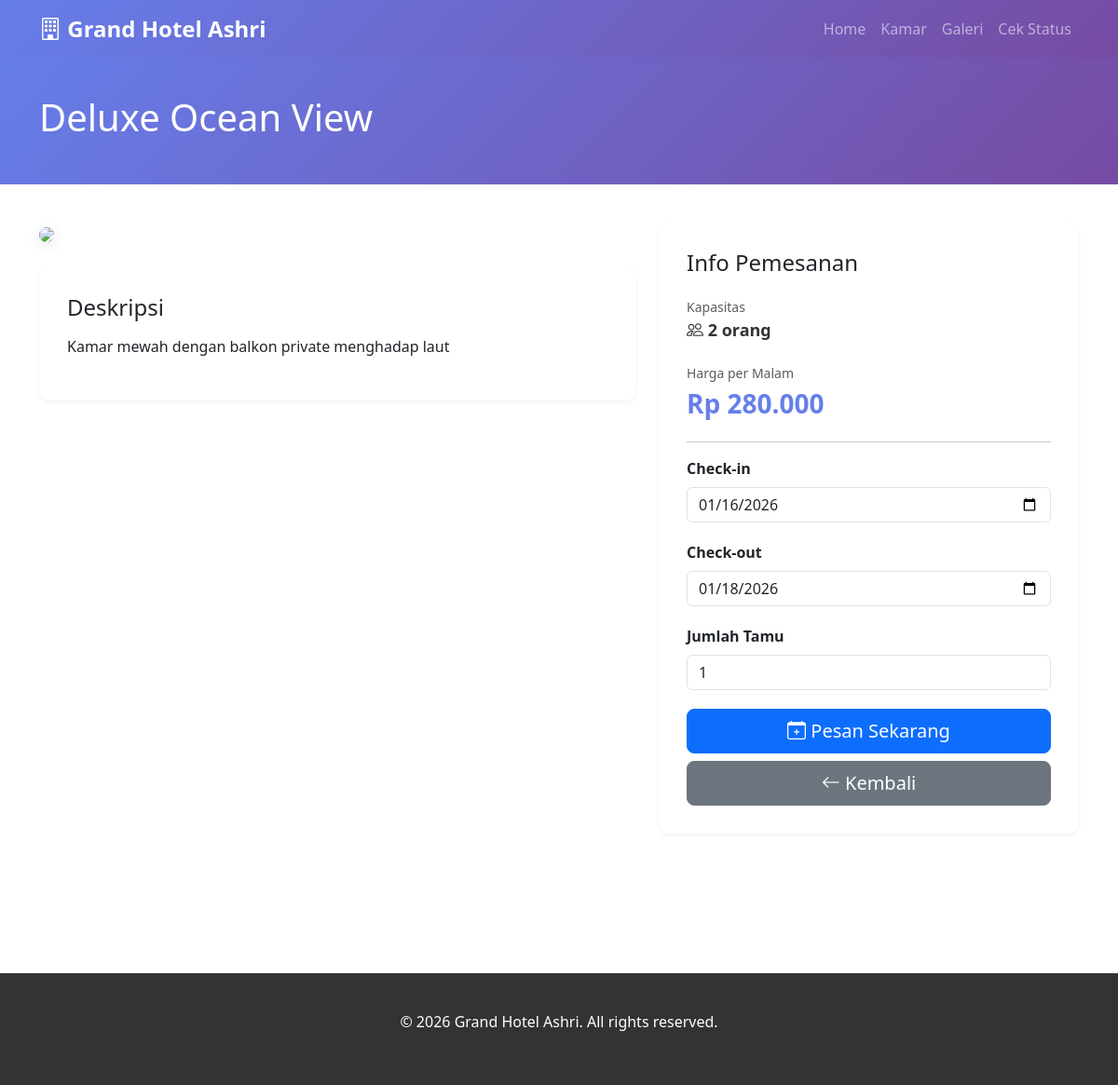
The app's page /detail_kamar.php?id=2 with its own data.
### tables this page shows
CREATE TABLE `tipe_kamar` (
  `id_tipe` INT PRIMARY KEY AUTO_INCREMENT,
  `nama_tipe` VARCHAR(50) NOT NULL,
  `kapasitas` INT NOT NULL,
  `harga_malam` DECIMAL(10,2) NOT NULL,
  `deskripsi` TEXT,
  `foto_cover` VARCHAR(255),
  `created_at` TIMESTAMP DEFAULT CURRENT_TIMESTAMP
);

### includes/functions.php (called while the page is built, shortened)
<?php
function formatCurrency($amount) {
    return 'Rp ' . number_format($amount, 0, ',', '.');
}

### detail_kamar.php (the view, shortened to what this page needs)
<?php
require_once 'includes/config.php';
require_once 'includes/functions.php';
$roomTypeId = isset($_GET['id']) ? (int)$_GET['id'] : 0;
$stmt = $pdo->prepare("SELECT * FROM tipe_kamar WHERE id_tipe = ?");
$stmt->execute([$roomTypeId]);
$roomType = $stmt->fetch();
$stmt = $pdo->prepare("SELECT * FROM kamar_foto WHERE id_kamar IN (SELECT id_kamar FROM kamar WHERE id_tipe = ?) ORDER BY urutan ASC");
$stmt->execute([$roomTypeId]);
$photos = $stmt->fetchAll();
?>
<!DOCTYPE html>
<html lang="en">
<head>
    <link href="https://cdn.jsdelivr.net/npm/bootstrap@5.3.0/dist/css/bootstrap.min.css" rel="stylesheet">
    <link href="https://cdn.jsdelivr.net/npm/bootstrap-icons@1.11.0/font/bootstrap-icons.css" rel="stylesheet">
</head>
<body>
    <nav class="navbar navbar-expand-lg navbar-dark">
        <div class="container">
            <a class="navbar-brand" href="/tubes_basdat/"><i class="bi bi-building"></i> <?php echo HOTEL_NAME; ?></a>
            <div class="collapse navbar-collapse" id="navbarNav">
                <ul class="navbar-nav ms-auto">
                    <li class="nav-item"><a class="nav-link" href="/tubes_basdat/">Home</a></li>
                    <li class="nav-item"><a class="nav-link" href="/tubes_basdat/rooms.php">Kamar</a></li>
                    <li class="nav-item"><a class="nav-link" href="/tubes_basdat/gallery.php">Galeri</a></li>
                    <li class="nav-item"><a class="nav-link" href="/tubes_basdat/guest/check_status.php">Cek Status</a></li>
                </ul>
            </div>
        </div>
    </nav>
    <section class="page-header">
        <div class="container">
            <h1><?php echo htmlspecialchars($roomType['nama_tipe']); ?></h1>
        </div>
    </section>
    <section class="section">
        <div class="container">
            <div class="row">
                <div class="col-lg-7">
                    <?php if (count($photos) > 0): ?>
                        <div id="photoCarousel" class="carousel slide" data-bs-ride="carousel">
                            <div class="carousel-inner">
                                <?php foreach ($photos as $index => $photo): ?>
                                    <div class="carousel-item<?php echo $index === 0 ? ' active' : ''; ?>">
                                        <img src="<?php echo UPLOAD_URL; ?>kamar/<?php echo htmlspecialchars($photo['foto_path']); ?>" class="d-block w-100" alt="Room Photo">
                                    </div>
                                <?php endforeach; ?>
                            </div>
                            <?php if (count($photos) > 1): ?>
                                <button class="carousel-control-prev" type="button" data-bs-target="#photoCarousel" data-bs-slide="prev">
                                    <span class="carousel-control-prev-icon"></span>
                                </button>
                                <button class="carousel-control-next" type="button" data-bs-target="#photoCarousel" data-bs-slide="next">
                                    <span class="carousel-control-next-icon"></span>
                                </button>
                            <?php endif; ?>
                        </div>
                    <?php else: ?>
                        <img src="<?php echo UPLOAD_URL; ?>tipe_kamar/<?php echo htmlspecialchars($roomType['foto_cover']); ?>" class="img-fluid" style="border-radius: 12px; box-shadow: 0 4px 15px rgba(0,0,0,0.1);">
                    <?php endif; ?>
                    <div class="detail-section mt-4">
                        <h4 style="margin-bottom: 15px;">Deskripsi</h4>
                        <p><?php echo htmlspecialchars($roomType['deskripsi']); ?></p>
                    </div>
                </div>
                <div class="col-lg-5">
                    <div class="detail-section" style="position: sticky; top: 20px;">
                        <h4 style="margin-bottom: 20px;">Info Pemesanan</h4>
                        <div style="margin-bottom: 20px;">
                            <small class="text-muted">Kapasitas</small>
                            <div style="font-size: 18px; font-weight: 700; color: #333;">
                                <i class="bi bi-people"></i> <?php echo $roomType['kapasitas']; ?> orang
                            </div>
                        </div>
                        <div style="margin-bottom: 20px;">
                            <small class="text-muted">Harga per Malam</small>
                            <div style="font-size: 28px; font-weight: 700; color: #667eea;">
                                <?php echo formatCurrency($roomType['harga_malam']); ?>
                            </div>
                        </div>
                        <hr>
                        <div style="margin-bottom: 20px;">
                            <label class="form-label"><strong>Check-in</strong></label>
                            <input type="date" id="checkIn" class="form-control" value="<?php echo date('Y-m-d', strtotime('+1 day')); ?>">
                        </div>
                        <div style="margin-bottom: 20px;">
                            <label class="form-label"><strong>Check-out</strong></label>
                            <input type="date" id="checkOut" class="form-control" value="<?php echo date('Y-m-d', strtotime('+3 days')); ?>">
                        </div>
                        <div style="margin-bottom: 20px;">
                            <label class="form-label"><strong>Jumlah Tamu</strong></label>
                            <input type="number" id="guests" class="form-control" min="1" value="1">
                        </div>
                        <button class="btn btn-primary btn-lg w-100" style="color: white;" onclick="bookNow()">
                            <i class="bi bi-calendar-plus"></i> Pesan Sekarang
                        </button>
                        <a href="/tubes_basdat/rooms.php" class="btn btn-secondary btn-lg w-100 mt-2">
                            <i class="bi bi-arrow-left"></i> Kembali
                        </a>
                    </div>
                </div>
            </div>
        </div>
    </section>
    <footer class="footer">
        <p>&copy; 2026 <?php echo HOTEL_NAME; ?>. All rights reserved.</p>
    </footer>
</body>
</html>

### detail_kamar.php (style rules this page uses)
body { font-family: 'Segoe UI', Tahoma, Geneva, Verdana, sans-serif; }
.navbar { background: linear-gradient(135deg, #667eea 0%, #764ba2 100%); }
.navbar-brand { font-weight: 700; font-size: 24px; }
.page-header { background: linear-gradient(135deg, #667eea 0%, #764ba2 100%); color: white; padding: 40px 0; }
.section { padding: 40px 0; }
.detail-section { background: white; padding: 30px; border-radius: 12px; box-shadow: 0 2px 4px rgba(0,0,0,0.05); margin-bottom: 30px; }
.footer { background: #333; color: white; padding: 40px 0; text-align: center; margin-top: 80px; }

### records on screen
tipe_kamar: nama_tipe "Deluxe Ocean View", deskripsi "Kamar mewah dengan balkon private menghadap laut", kapasitas "2", harga_malam "Rp 280.000"

### other values on screen
HOTEL_NAME "Grand Hotel Ashri"
